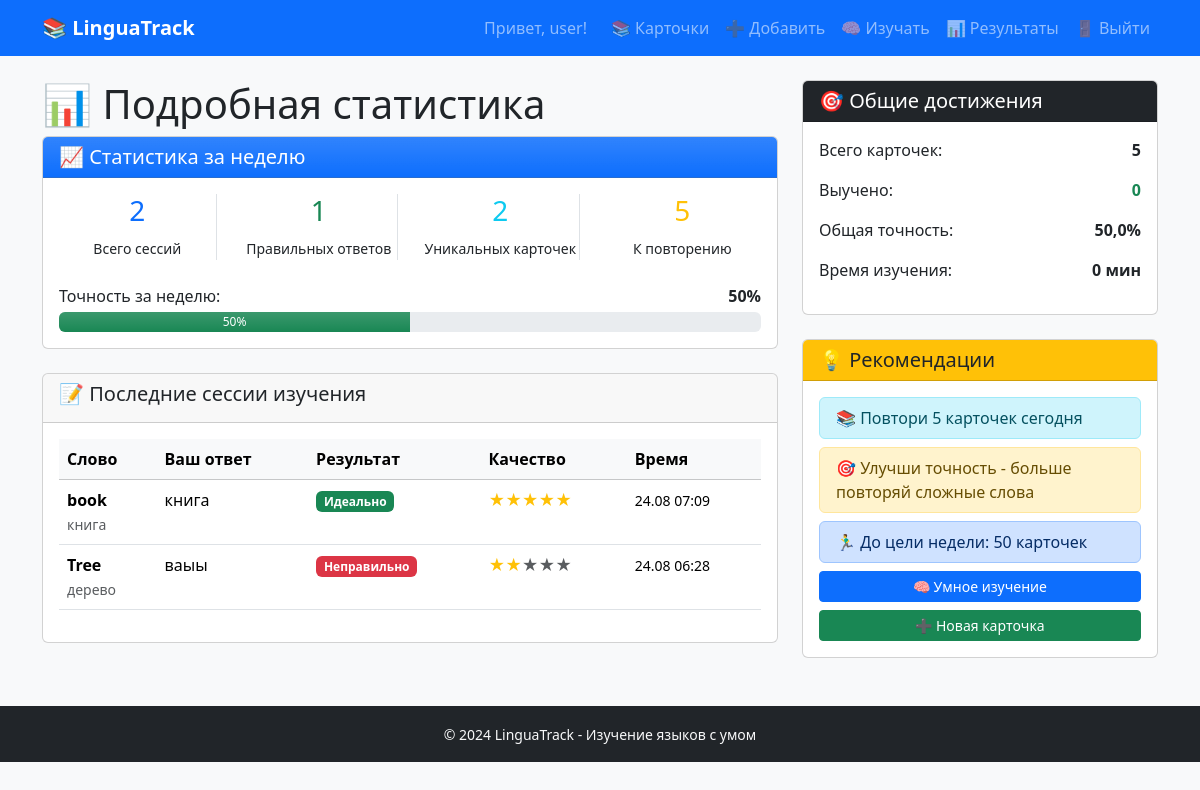
The app's page /cards/study/results/ (signed in) with its own data.
### cards/models.py (models this page shows, shortened)
class StudySession(models.Model):
    RESULT_CHOICES = [
        ('perfect', 'Идеально'),
        ('correct', 'Правильно'),
        ('hard', 'Сложно'),
        ('incorrect', 'Неправильно'),
        ('failed', 'Провал'),
    ]
    card = models.ForeignKey(Card, on_delete=models.CASCADE, related_name='sessions')
    user = models.ForeignKey(User, on_delete=models.CASCADE)
    result = models.CharField('Результат', max_length=20, choices=RESULT_CHOICES)
    quality_score = models.IntegerField('Оценка качества (0-5)', default=3)
    response_time = models.IntegerField('Время ответа (сек)', null=True, blank=True)
    user_answer = models.CharField('Ответ пользователя', max_length=500, blank=True)
    created_at = models.DateTimeField('Дата сессии', auto_now_add=True)
    class Meta:
        verbose_name = 'Сессия изучения'
        verbose_name_plural = 'Сессии изучения'
        ordering = ['-created_at']

class Card(models.Model):
    DIFFICULTY_CHOICES = [
        ('beginner', 'Начальный'),
        ('intermediate', 'Средний'),
        ('advanced', 'Продвинутый'),
    ]
    user = models.ForeignKey(User, on_delete=models.CASCADE, related_name='cards')
    word = models.CharField('Слово', max_length=200)
    translation = models.CharField('Перевод', max_length=200)
    example = models.TextField('Пример использования', blank=True, null=True)
    note = models.TextField('Примечание', blank=True, null=True)
    difficulty = models.CharField('Уровень сложности', max_length=20,
                                  choices=DIFFICULTY_CHOICES, default='beginner')
    is_learned = models.BooleanField('Выучено', default=False)
    times_studied = models.IntegerField('Количество изучений', default=0)
    times_correct = models.IntegerField('Правильных ответов', default=0)
    created_at = models.DateTimeField('Дата создания', auto_now_add=True)
    updated_at = models.DateTimeField('Дата изменения', auto_now=True)
    class Meta:
        verbose_name = 'Карточка'
        verbose_name_plural = 'Карточки'
        ordering = ['-created_at']

class UserStats(models.Model):
    user = models.OneToOneField(User, on_delete=models.CASCADE, related_name='stats')
    total_cards = models.IntegerField('Всего карточек', default=0)
    learned_cards = models.IntegerField('Выученных карточек', default=0)
    total_sessions = models.IntegerField('Всего сессий', default=0)
    correct_answers = models.IntegerField('Правильных ответов', default=0)
    last_study = models.DateTimeField('Последнее изучение', null=True, blank=True)
    streak_days = models.IntegerField('Дней подряд', default=0)
    study_time_minutes = models.IntegerField('Время изучения (мин)', default=0)
    weekly_goal = models.IntegerField('Недельная цель (карточек)', default=50)
    current_week_studied = models.IntegerField('Изучено на этой неделе', default=0)
    class Meta:
        verbose_name = 'Статистика пользователя'
        verbose_name_plural = 'Статистика пользователей'
    @property
    def accuracy_rate(self):
        if self.total_sessions == 0:
            return 0
        return round((self.correct_answers / self.total_sessions) * 100, 1)

### cards/views.py (the view)
# urls.py: path('study/results/', views.study_results, name='study_results'),
@login_required
def study_results(request):
    recent_sessions = StudySession.objects.filter(
        user=request.user
    ).select_related('card')[:20]
    week_ago = timezone.now() - timedelta(days=7)
    week_sessions = StudySession.objects.filter(
        user=request.user,
        created_at__gte=week_ago
    )
    week_stats = {
        'total': week_sessions.count(),
        'correct': week_sessions.filter(result__in=['perfect', 'correct']).count(),
        'cards_studied': week_sessions.values('card').distinct().count()
    }
    due_cards = Card.objects.filter(
        user=request.user,
        schedule__next_review__lte=timezone.now()
    ).count()
    stats, _ = UserStats.objects.get_or_create(user=request.user)
    cards_left_to_goal = max(0, stats.weekly_goal - stats.current_week_studied)
    context = {
        'recent_sessions': recent_sessions,
        'week_stats': week_stats,
        'due_cards': due_cards,
        'stats': stats,
        'cards_left_to_goal': cards_left_to_goal,  # Новое поле
    }
    return render(request, 'cards/study_results.html', context)

### cards/templates/cards/study_results.html (shortened to what this page needs)
{% extends 'cards/base.html' %}
{% block content %}
<div class="row">
    <div class="col-md-8">
        <h1>📊 Подробная статистика</h1>
        <div class="card mb-4">
            <div class="card-header bg-gradient bg-primary text-white">
                <h5 class="mb-0">📈 Статистика за неделю</h5>
            </div>
            <div class="card-body">
                <div class="row text-center">
                    <div class="col-md-3">
                        <div class="border-end">
                            <h3 class="text-primary">{{ week_stats.total }}</h3>
                            <small>Всего сессий</small>
                        </div>
                    </div>
                    <div class="col-md-3">
                        <div class="border-end">
                            <h3 class="text-success">{{ week_stats.correct }}</h3>
                            <small>Правильных ответов</small>
                        </div>
                    </div>
                    <div class="col-md-3">
                        <div class="border-end">
                            <h3 class="text-info">{{ week_stats.cards_studied }}</h3>
                            <small>Уникальных карточек</small>
                        </div>
                    </div>
                    <div class="col-md-3">
                        <h3 class="text-warning">{{ due_cards }}</h3>
                        <small>К повторению</small>
                    </div>
                </div>
                {% if week_stats.total > 0 %}
                    <div class="mt-4">
                        <div class="d-flex justify-content-between mb-1">
                            <span>Точность за неделю:</span>
                            <span><strong>{% widthratio week_stats.correct week_stats.total 100 %}%</strong></span>
                        </div>
                        <div class="progress" style="height: 20px;">
                            <div class="progress-bar bg-gradient bg-success"
                                 style="width: {% widthratio week_stats.correct week_stats.total 100 %}%">
                                {% widthratio week_stats.correct week_stats.total 100 %}%
                            </div>
                        </div>
                    </div>
                {% endif %}
            </div>
        </div>
        {% if recent_sessions %}
            <div class="card">
                <div class="card-header">
                    <h5>📝 Последние сессии изучения</h5>
                </div>
                <div class="card-body">
                    <div class="table-responsive">
                        <table class="table table-hover">
                            <thead class="table-light">
                                <tr>
                                    <th>Слово</th>
                                    <th>Ваш ответ</th>
                                    <th>Результат</th>
                                    <th>Качество</th>
                                    <th>Время</th>
                                </tr>
                            </thead>
                            <tbody>
                                {% for session in recent_sessions %}
                                    <tr>
                                        <td>
                                            <strong>{{ session.card.word }}</strong><br>
                                            <small class="text-muted">{{ session.card.translation }}</small>
                                        </td>
                                        <td>
                                            {% if session.user_answer %}
                                                {{ session.user_answer|truncatechars:30 }}
                                            {% else %}
                                                <span class="text-muted">-</span>
                                            {% endif %}
                                        </td>
                                        <td>
                                            <span class="badge
                                                {% if session.result == 'perfect' %}bg-success
                                                {% elif session.result == 'correct' %}bg-info
                                                {% elif session.result == 'hard' %}bg-warning
                                                {% else %}bg-danger{% endif %}">
                                                {{ session.get_result_display }}
                                            </span>
                                        </td>
                                        <td>
                                            <div class="d-flex align-items-center">
                                                {% for i in "12345" %}
                                                    <span class="
                                                        {% if session.quality_score >= i|add:0 %}text-warning
                                                        {% else %}text-muted{% endif %}">★</span>
                                                {% endfor %}
                                            </div>
                                        </td>
                                        <td>
                                            <small>{{ session.created_at|date:"d.m H:i" }}</small>
                                        </td>
                                    </tr>
                                {% endfor %}
                            </tbody>
                        </table>
                    </div>
                </div>
            </div>
        {% endif %}
    </div>
    <div class="col-md-4">
        <div class="card mb-4">
            <div class="card-header bg-dark text-white">
                <h5 class="mb-0">🎯 Общие достижения</h5>
            </div>
            <div class="card-body">
                <div class="mb-3">
                    <div class="d-flex justify-content-between">
                        <span>Всего карточек:</span>
                        <span class="fw-bold">{{ stats.total_cards }}</span>
                    </div>
                </div>
                <div class="mb-3">
                    <div class="d-flex justify-content-between">
                        <span>Выучено:</span>
                        <span class="fw-bold text-success">{{ stats.learned_cards }}</span>
                    </div>
                </div>
                <div class="mb-3">
                    <div class="d-flex justify-content-between">
                        <span>Общая точность:</span>
                        <span class="fw-bold">{{ stats.accuracy_rate }}%</span>
                    </div>
                </div>
                <div class="mb-3">
                    <div class="d-flex justify-content-between">
                        <span>Время изучения:</span>
                        <span class="fw-bold">{{ stats.study_time_minutes }} мин</span>
                    </div>
                </div>
            </div>
        </div>
        <div class="card">
            <div class="card-header bg-warning">
                <h5 class="mb-0">💡 Рекомендации</h5>
            </div>
            <div class="card-body">
                {% if due_cards > 0 %}
                    <div class="alert alert-info py-2 mb-2">
                        📚 Повтори {{ due_cards }} карточек сегодня
                    </div>
                {% endif %}
                {% if stats.accuracy_rate < 70 %}
                    <div class="alert alert-warning py-2 mb-2">
                        🎯 Улучши точность - больше повторяй сложные слова
                    </div>
                {% endif %}
                {% if stats.current_week_studied < stats.weekly_goal %}
                    <div class="alert alert-primary py-2 mb-2">
                        🏃‍♂️ До цели недели: {{ cards_left_to_goal }} карточек
                    </div>
                {% endif %}
                <div class="d-grid gap-2">
                    {% if due_cards > 0 %}
                        <a href="{% url 'cards:smart_study' %}" class="btn btn-primary btn-sm">
                            🧠 Умное изучение
                        </a>
                    {% endif %}
                    <a href="{% url 'cards:card_create' %}" class="btn btn-success btn-sm">
                        ➕ Новая карточка
                    </a>
                </div>
            </div>
        </div>
    </div>
</div>
{% endblock %}

### cards/templates/cards/base.html (shortened to what this page needs)
<!DOCTYPE html>
<html lang="ru">
<head>
    <link href="https://cdn.jsdelivr.net/npm/bootstrap@5.3.2/dist/css/bootstrap.min.css" rel="stylesheet">
</head>
<body class="bg-light">
    <nav class="navbar navbar-expand-lg navbar-dark bg-primary">
        <div class="container">
            <a class="navbar-brand fw-bold" href="{% url 'cards:card_list' %}">
                📚 LinguaTrack
            </a>
            <div class="collapse navbar-collapse" id="navbarNav">
                <div class="navbar-nav ms-auto">
                    {% if user.is_authenticated %}
                        <span class="navbar-text me-3">
                            Привет, {{ user.username }}!
                        </span>
                        <a class="nav-link" href="{% url 'cards:card_list' %}">📚 Карточки</a>
                        <a class="nav-link" href="{% url 'cards:card_create' %}">➕ Добавить</a>
                        <a class="nav-link" href="{% url 'cards:smart_study' %}">🧠 Изучать</a>
                        <a class="nav-link" href="{% url 'cards:study_results' %}">📊 Результаты</a>
                        <a class="nav-link" href="{% url 'logout' %}">🚪 Выйти</a>
                    {% else %}
                        <a class="nav-link" href="{% url 'login' %}">🔑 Войти</a>
                        <a class="nav-link" href="{% url 'register' %}">✨ Регистрация</a>
                    {% endif %}
                </div>
            </div>
        </div>
    </nav>
    <main class="container mt-4">
        {% block content %}
        {% endblock %}
    </main>
    <footer class="bg-dark text-light text-center py-3 mt-5">
        <div class="container">
            <small>&copy; 2024 LinguaTrack - Изучение языков с умом</small>
        </div>
    </footer>
</body>
</html>

### records on screen
StudySession: card.word "book", card.translation "книга", user_answer "книга", result "Идеально", created_at "24.08 07:09"
StudySession: card.word "Tree", card.translation "дерево", user_answer "ваыы", result "Неправильно", created_at "24.08 06:28"
UserStats: total_cards "5", learned_cards "0", accuracy_rate "50,0", study_time_minutes "0"

### other values on screen
{{ user.username }} "user"
{{ week_stats.total }} "2"
{{ week_stats.correct }} "1"
{{ week_stats.cards_studied }} "2"
{{ due_cards }} "5"
{{ cards_left_to_goal }} "50"
